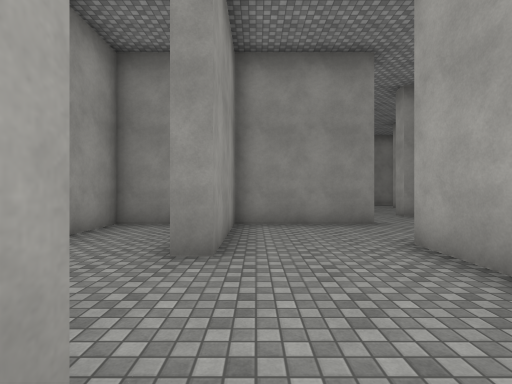
view 1 (above)

24 first-person views from a walk through a scene from a Unity 3-D project. The camera is 1.5 m above the floor, looks level and sees 85° across. The floor is counted in squares, 2 m on a side. Each view is taken from the middle of a square. On the plan, view 1 faces up. The plan holds only what a view shows up to about 10 squares ahead; the rest is blank. The place goes on beyond the plan. The player is left out. Surface patterns are stand-ins for the level's own textures.

view 2
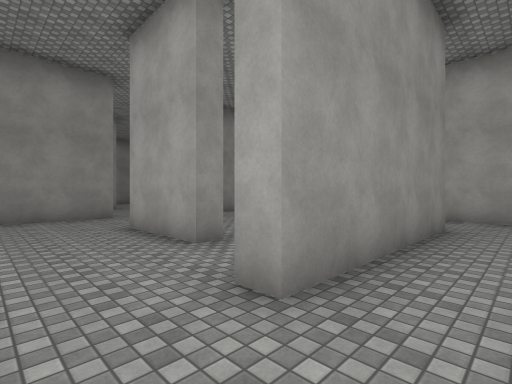

view 3
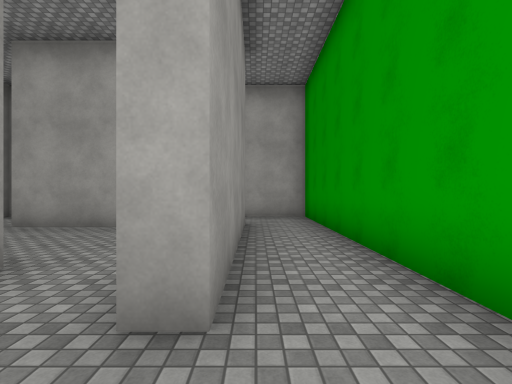

view 4
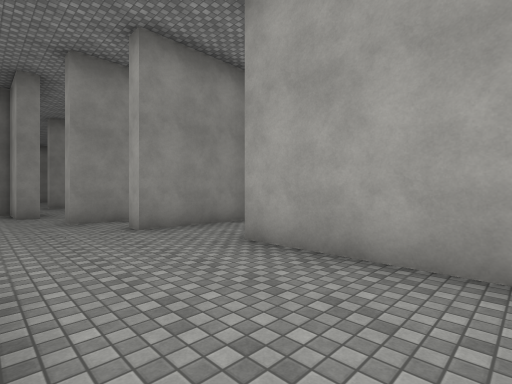

view 5
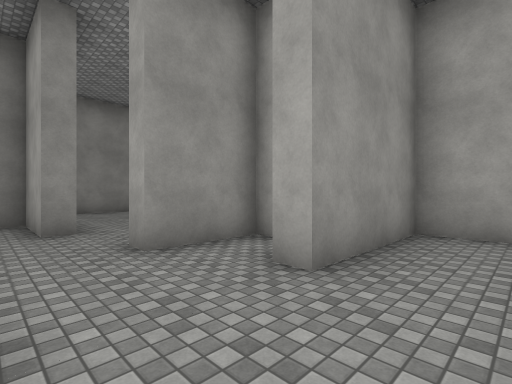

view 6
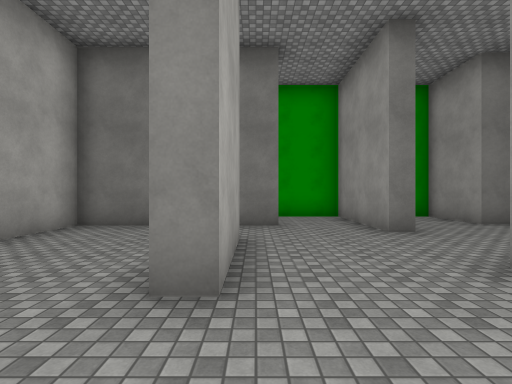

view 7
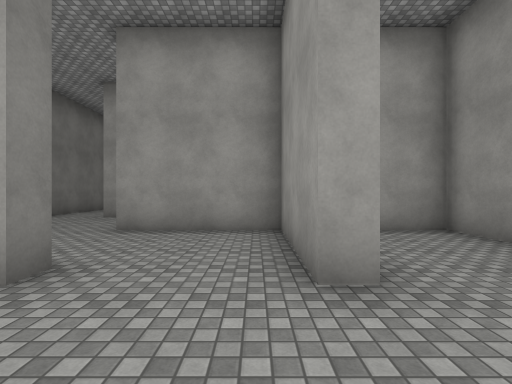

view 8
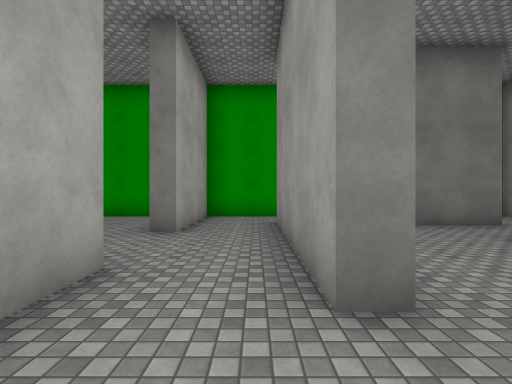

view 9
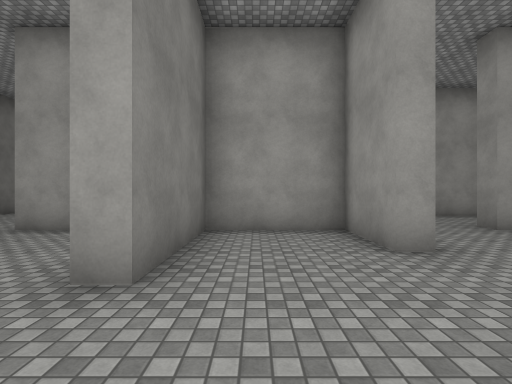

view 10
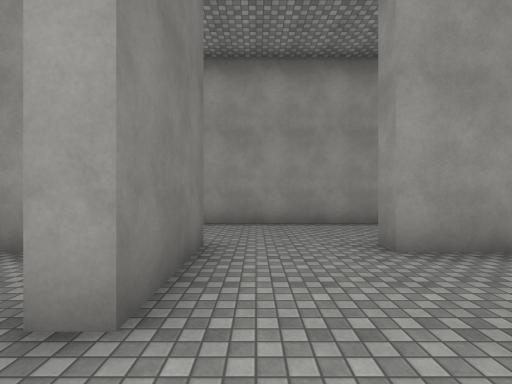

view 11
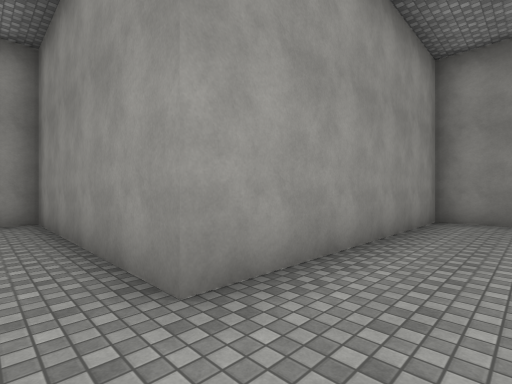

view 12
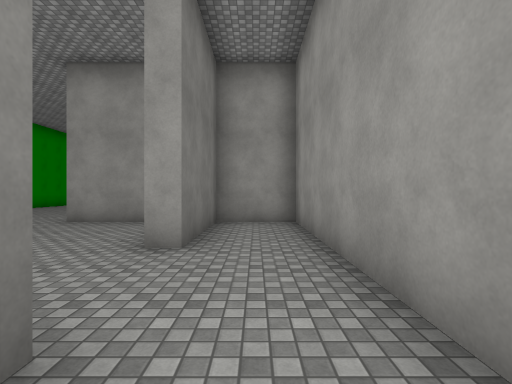

view 13
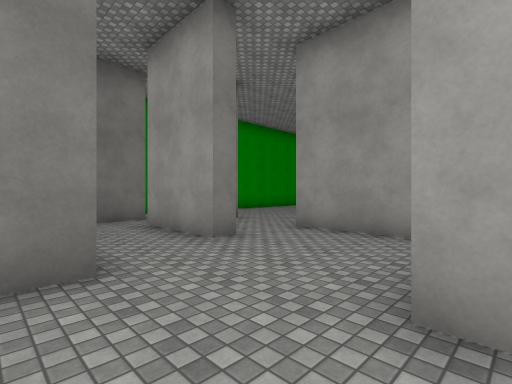

view 14
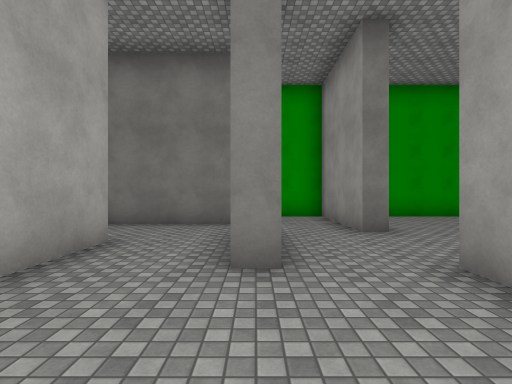

view 15
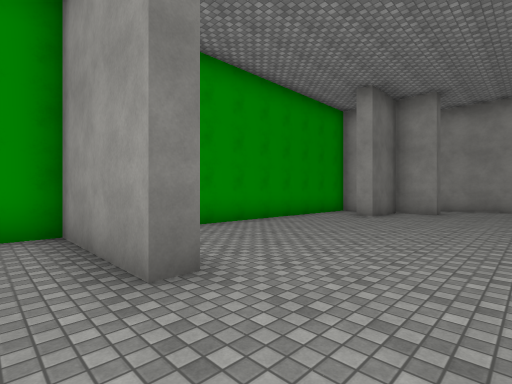

view 16
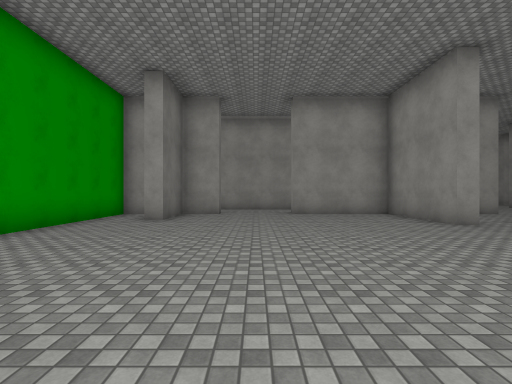

view 17
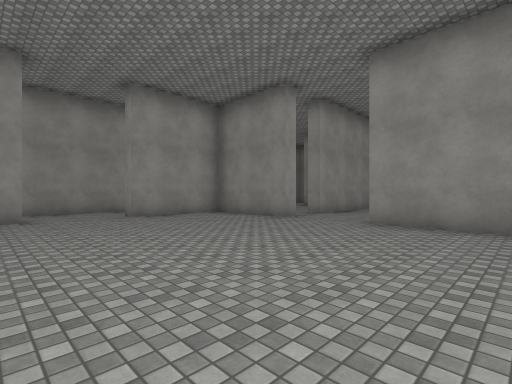

view 18
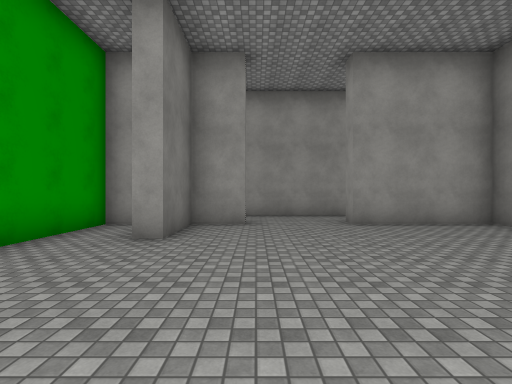

view 19
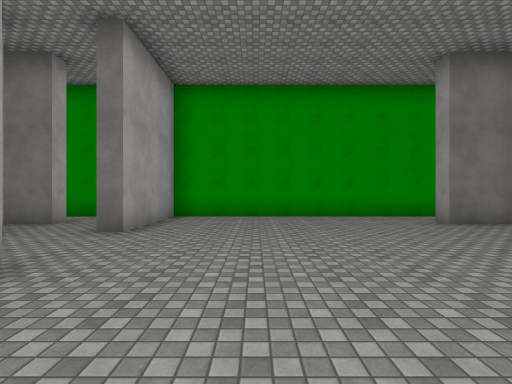

view 20
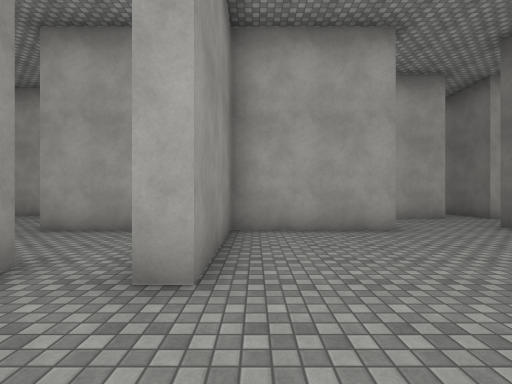

view 21
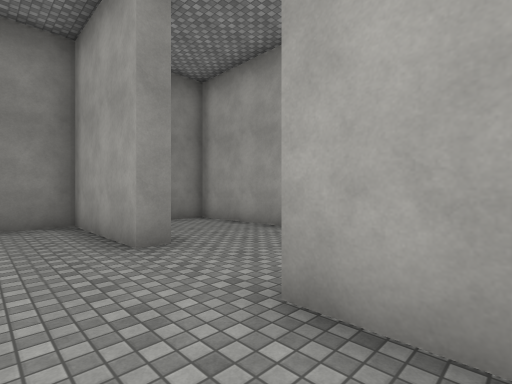

view 22
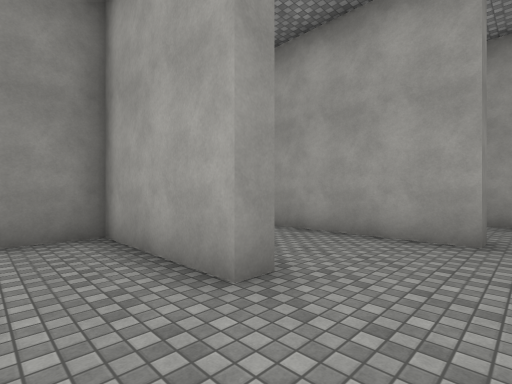

view 23
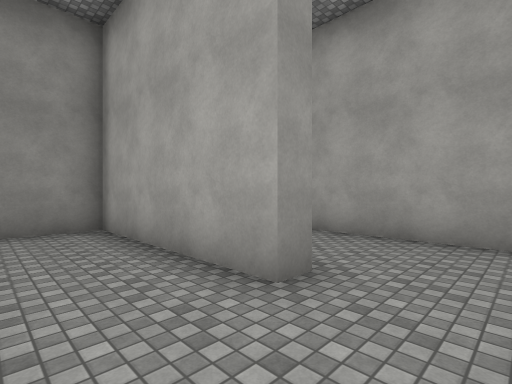

view 24
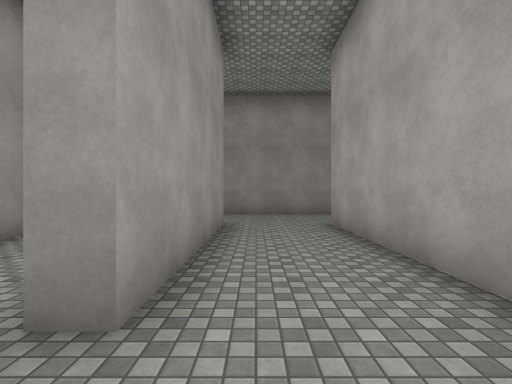

### Floor plan
Key: @ floor where view 1 was taken; # wall or solid block; . floor.
Columns run from 22 left of view 1 to 9 right of it. Each row starts with its distance up from view 1.
 20                #####
 19                ....
 18                ....
 17                ....
 16           ######..###       #
 15           ..#..#..#..      ..
 14           ..#..#..#..#.    ..
 13           ..#..#..#..#.. ##..
 12           .....#..#.......#..
 11           ........#.......#.
 10   #.      ..#.....#..###....
  9    .. #. #..#######..#.....###
  8     ........#........#.......#
  7   ####...#######..#######...####
  6   #.........#..... #.#.........#
  5   #.........#..... #.#.........#
  4 # #.........#....#  .#...#..#..#
  3 #.............#..#  .....#..#...
  2 #.............#..# #.....#..#...
  1 #.............#.............#...
  0   #.........#........#@.#####..#
 -1   ###.......#.######.#.........#
 -2   #.........#..    # #.........#
 -3   ##############   #############

Where each view was taken, in squares from view 1:
view 1: 0 up, 0 right, facing up
view 2: 2 down, 0 right, facing up-right
view 3: 1 down, 0 right, facing right
view 4: 1 up, 3 right, facing up-right
view 5: 5 up, 3 right, facing up-right
view 6: 6 up, 2 right, facing down
view 7: 6 up, 5 right, facing left
view 8: 6 up, 7 right, facing down
view 9: 8 up, 5 right, facing left
view 10: 11 up, 3 right, facing left
view 11: 8 up, 2 left, facing up-left
view 12: 8 up, 3 left, facing left
view 13: 7 up, 5 left, facing down-left
view 14: 6 up, 8 left, facing down
view 15: 3 up, 9 left, facing down-left
view 16: 2 up, 10 left, facing left
view 17: 0 up, 11 left, facing up-left
view 18: 1 up, 13 left, facing left
view 19: 6 up, 13 left, facing down
view 20: 6 up, 16 left, facing right
view 21: 9 up, 12 left, facing up-right
view 22: 11 up, 12 left, facing up-right
view 23: 10 up, 9 left, facing up-right
view 24: 10 up, 6 left, facing up
